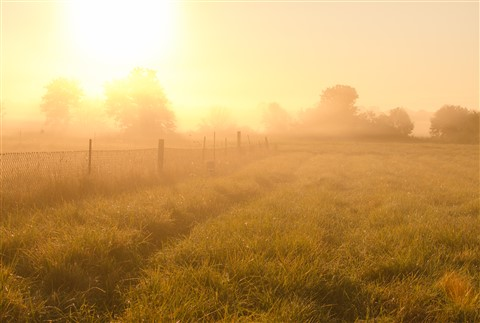
#> input picture hazyimage.jpg, 480 x 323 px
$ python dehazing.py hazyimage.jpg   (older library calls are emulated)
#> lines starting #> are read from the running program, lines starting #| are printed output that depends on the picture
import cv2;
import math;
import numpy as np;
import pdb;

def DarkChannel(im,sz):
    b,g,r = cv2.split(im)
    dc = cv2.min(cv2.min(r,g),b);
    kernel = cv2.getStructuringElement(cv2.MORPH_RECT,(sz,sz))
    dark = cv2.erode(dc,kernel)
    return dark

def AtmLight(im,dark):
    [h,w] = im.shape[:2]
    imsz = h*w
    numpx = int(max(math.floor(imsz/1000),1))
    darkvec = dark.reshape(imsz);
    imvec = im.reshape(imsz,3);

    indices = darkvec.argsort();
    indices = indices[imsz-numpx::]

    atmsum = np.zeros([1,3])
    for ind in range(1,numpx):
       atmsum = atmsum + imvec[indices[ind]]

    A = atmsum / numpx;
    return A

def TransmissionEstimate(im,A,sz):
    omega = 0.95;
    im3 = np.empty(im.shape,im.dtype);

    for ind in range(0,3):
        im3[:,:,ind] = im[:,:,ind]/A[0,ind]

    transmission = 1 - omega*DarkChannel(im3,sz);
    return transmission

def Guidedfilter(im,p,r,eps):
    mean_I = cv2.boxFilter(im,cv2.CV_64F,(r,r));
    mean_p = cv2.boxFilter(p, cv2.CV_64F,(r,r));
    mean_Ip = cv2.boxFilter(im*p,cv2.CV_64F,(r,r));
    cov_Ip = mean_Ip - mean_I*mean_p;

    mean_II = cv2.boxFilter(im*im,cv2.CV_64F,(r,r));
    var_I   = mean_II - mean_I*mean_I;

    a = cov_Ip/(var_I + eps);
    b = mean_p - a*mean_I;

    mean_a = cv2.boxFilter(a,cv2.CV_64F,(r,r));
    mean_b = cv2.boxFilter(b,cv2.CV_64F,(r,r));

    q = mean_a*im + mean_b;
    return q;

def TransmissionRefine(im,et):
    gray = cv2.cvtColor(im,cv2.COLOR_BGR2GRAY);
    gray = np.float64(gray)/255;
    r = 60;
    eps = 0.0001;
    t = Guidedfilter(gray,et,r,eps);

    return t;

def Recover(im,t,A,tx = 0.1):
    res = np.empty(im.shape,im.dtype);
    t = cv2.max(t,tx);

    for ind in range(0,3):
        res[:,:,ind] = (im[:,:,ind]-A[0,ind])/t + A[0,ind]

    return res

if __name__ == '__main__':
    import sys
    try:
        fn = sys.argv[1]
    except:
        fn = './image/15.png'

    def nothing(*argv):
        pass

    src = cv2.imread(fn);
#> src is the input picture: shape (323, 480, 3); mean B, G, R 97.4, 158.7, 198.3
    src = cv2.bitwise_not(src);
    I = src.astype('float64')/255;

    dark = DarkChannel(I,15);
#> in DarkChannel, `dark = cv2.erode(dc,kernel)`:
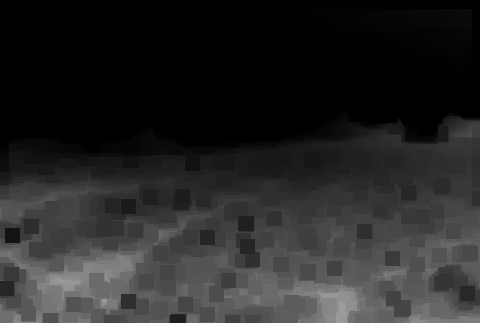
#> dark: shape (323, 480) float64; min 0, max 0.624, mean 0.148
    A = AtmLight(I,dark);
#> in AtmLight, `indices = indices[imsz-numpx::]`: indices = 155 values, max 154897 at index 25, min 133978 at index 41, mean 145256.4
#> the loop in AtmLight, `for ind in range(1,numpx):` made 154 passes
#> atmsum on passes 1 to 3: [[0.961, 0.804, 0.69]], [[1.92, 1.64, 1.42]], [[2.87, 2.42, 2.09]]
#> after the loop in AtmLight, `for ind in range(1,numpx):`: atmsum = [[146.1, 124.5, 109]]
#> in AtmLight, `A = atmsum / numpx;`: A = [[0.943, 0.803, 0.703]]
#> A = [[0.943, 0.803, 0.703]]
    te = TransmissionEstimate(I,A,15);
#> after the loop in TransmissionEstimate, `for ind in range(0,3):`:
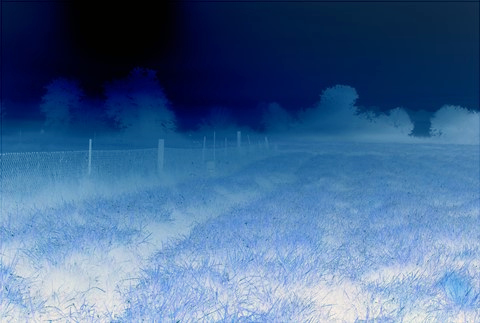
#> im3: shape (323, 480, 3) float64; mean B, G, R 0.656, 0.47, 0.316; drawn with min black and max white
    t = TransmissionRefine(src,te);
#> in Guidedfilter, `mean_b = cv2.boxFilter(b,cv2.CV_64F,(r,r));`:
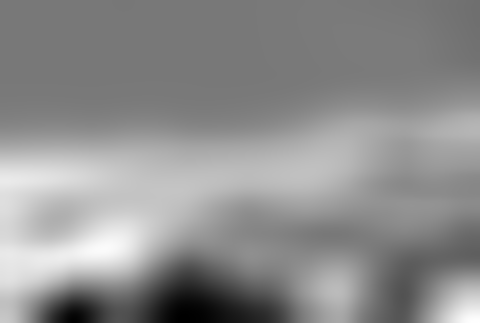
#> mean_b: shape (323, 480) float64; min 0.662, max 1.37, mean 1.06; drawn with min black and max white
#> in Guidedfilter, `q = mean_a*im + mean_b;`:
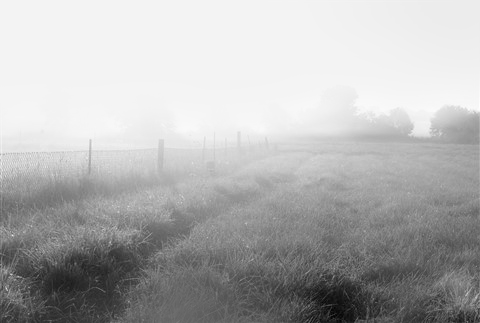
#> q: shape (323, 480) float64; min 0.253, max 1.03, mean 0.801; drawn with min black and max white
    J = 1 - Recover(I,t,A,0.1);
#> after the loop in Recover, `for ind in range(0,3):`:
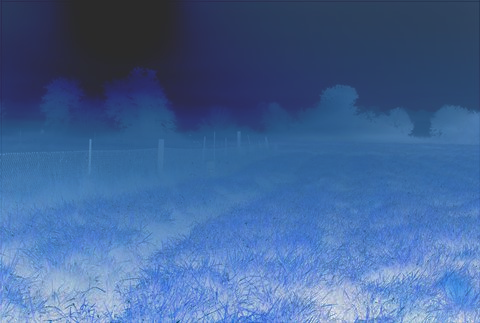
#> res: shape (323, 480, 3) float64; mean B, G, R 0.604, 0.325, 0.144; drawn with min black and max white
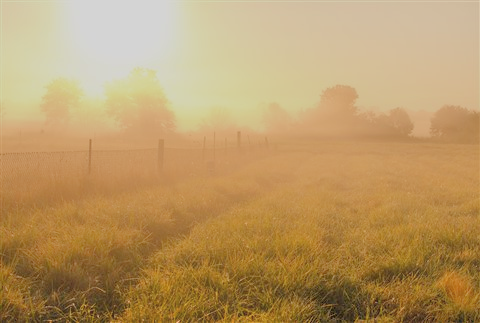
#> J: shape (323, 480, 3) float64; mean B, G, R 0.396, 0.675, 0.856; drawn with min black and max white

    cv2.imshow("dark",dark);
    cv2.imshow("t",t);
    cv2.imshow('I',src);
    cv2.imshow('J',J);
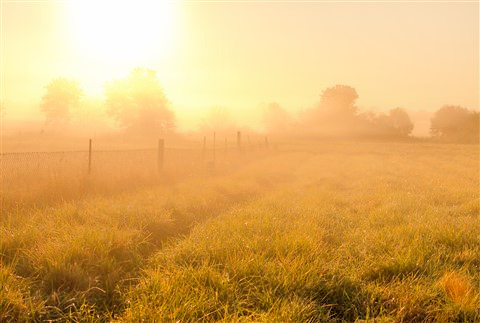
#> window 'J': shape (323, 480, 3); mean B, G, R 101.2, 171.6, 217.7
    cv2.imwrite("J.png",J*255);
    cv2.waitKey();
